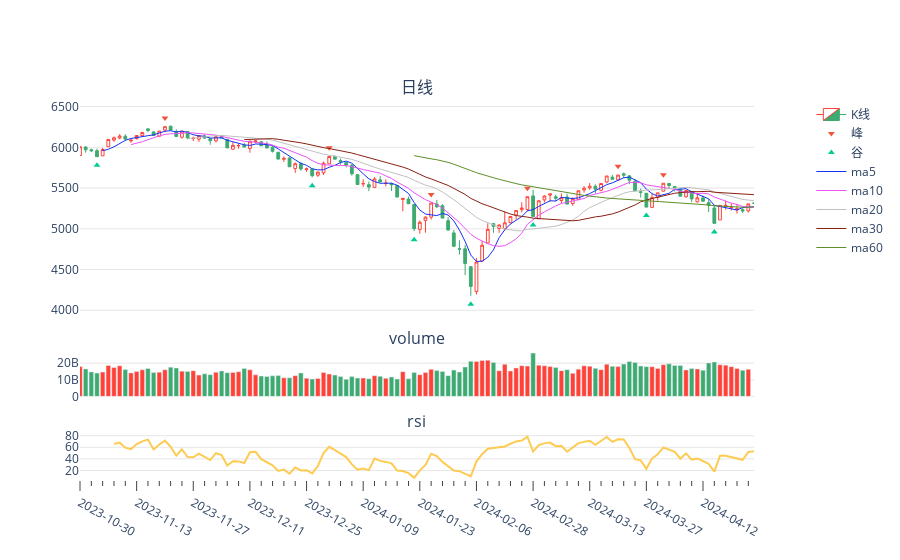
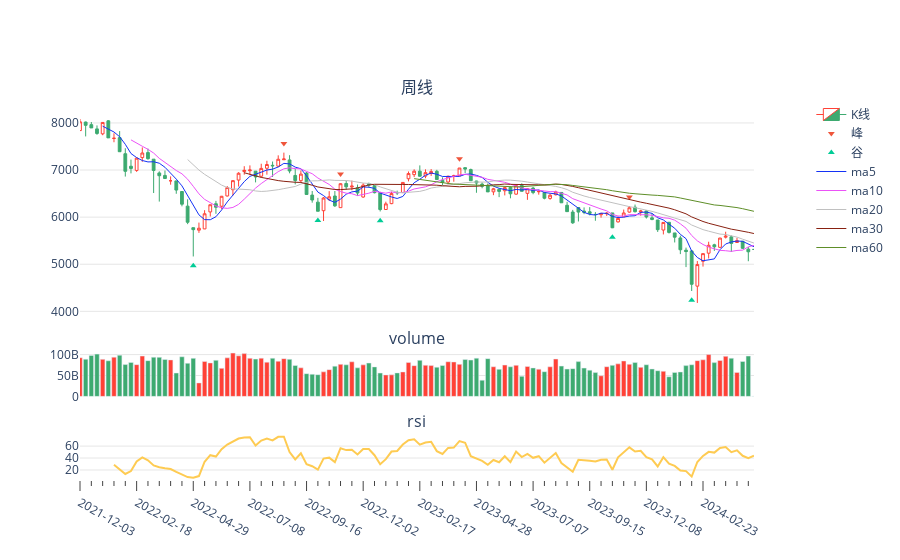

Notebook cell for these charts, in order:
### Code cell
dbars = await Stock.get_bars("000852.XSHG", 120, FrameType.DAY)
wbars = await Stock.get_bars("000852.XSHG", 120, FrameType.WEEK)

dcs = Candlestick(dbars, title = "日线", show_peaks = True, height=600)
dcs.plot()

wcs = Candlestick(wbars, title = "周线", show_peaks = True, height=600)
wcs.plot()
